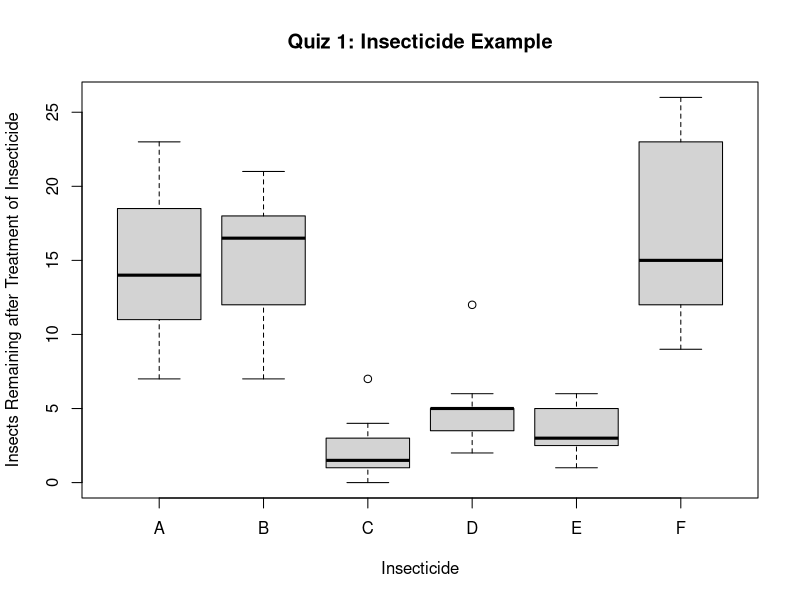

Write the R code that produced this figure.
# Quiz 1 - Gwen

# read data into R
insects = read.csv(file = "insects.csv", sep=",")

# check the class of the object, its structure, number of rows, etc
class(insects)
str(insects)
nrow(insects)

# R names the rows by number, sometimes this is annoying
rownames(insects)
# The column names are...
colnames(insects)

# I am going to assume that each row is an agricultural plot
colnames(insects)[1] = "AgrPlot"

# print the first 6 rows of the data.frame to see what it looks like
head(insects)

# make the file to which the plot will be saved
pdf(file = "quiz1_boxplot.pdf", useDingbats = FALSE)

# make a box plot (without the argicultural plot column)
boxplot(insects[, -1], ylab="Insects Remaining after Treatment of Insecticide", xlab = "Insecticide", main="Quiz 1: Insecticide Example")

# close the device making the file
dev.off()


